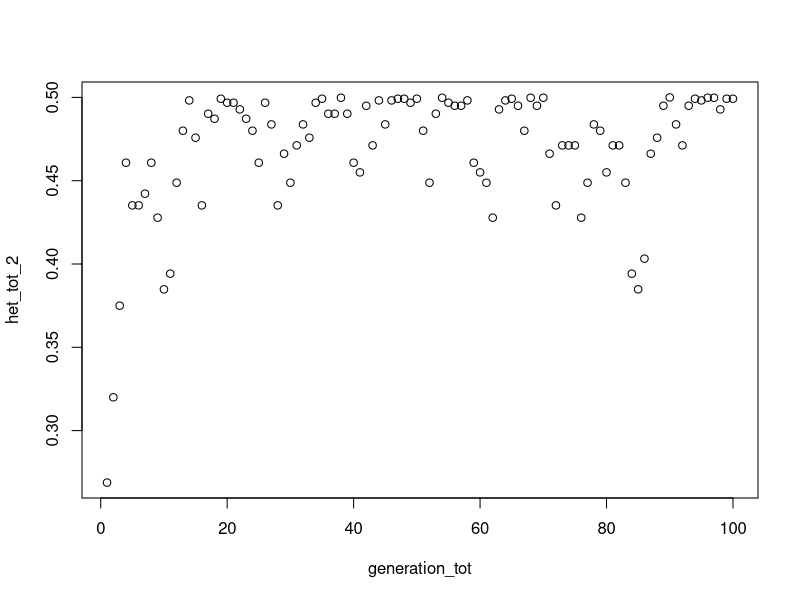
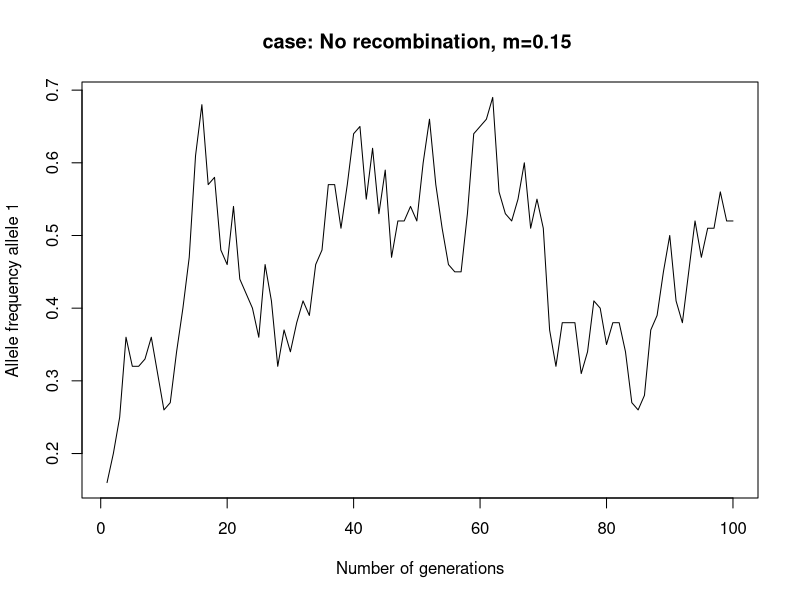

These charts were generated, in order, by the following R code:
# script to simulate overdominance without migration...

# Richmond change...
if (.Platform$OS.type=="unix") {
  setwd("~/R")
  sep <- "/"
} else {
  setwd("C:/Users/z5122213/Desktop/r_overdominance")
  sep <- "\\"
}

# how many loci are being modeled

nloci<-2

# how many metapopulations
meta<-1

# how many generations are we simulating
gens<-100

# what is the total pop size
popsize<-50

# what years are individuals being transferred

transfer<-400 # setting this to a high number in order to skip transfers...

# how many individuals are being transferred per transfer (currently restricted to 1 or 2)

numtrans<-0 # not doing transfers

# how many offspring does each pairing produce?
pairings<-10

# does recombination happen in males? TRUE = yes, FALSE = no
mrecomb<-TRUE

# how many replicates to run
replicates<-1

# file name info...
scenarioname<-"scenario1"
dir.create(scenarioname)

# need to loop over a range of crossing over rates...
for(c in seq(0,0,0)){
 
 message("c = ",c)
  
  # need to loop over a range of mortality rates due to homozygosity
  for(m in seq(0.15,0.15)){
    message("m = ",m)

    # need to loop through a series of replicate runs...
    for(i in 1:replicates){
      message("i = ",i)
      locilist<-list()
      allelefreqp1<-list()
      # first need to generate a base population...
      # Name the alleles at loci 1 (the potentially lethal one...)
      locilist[[1]]<-c(1,2)
      # Allele frequencies for loci 1
      allelefreqp1[[1]]<-c(0.2,0.8)
      # Name the alleles at loci 2 (the neutral one...)
      locilist[[2]]<-c(10,20)
      # Allele frequencies for loci 2
      allelefreqp1[[2]]<-c(0.5,0.5)

      # Calculating the number of individuals/meta population
      metasz<-c(popsize/meta)
  
      # Create a data.frame to track details...
      popgenome1<-as.data.frame(matrix(ncol=nloci*2+6,nrow=metasz))
  
      # first column is sex
      popgenome1[1:(metasz/2),1]<-"Male"
      popgenome1[(metasz/2+1):metasz,1]<-"Female"
  
      # second column is population
      popgenome1[,2]<-1
  
      # third column is generation
      popgenome1[,3]<-0
  
      # fourth column is male parent
      popgenome1[,4]<-0
  
      # fifth column is female parent
      popgenome1[,5]<-0
  
      # sixth column is generation individual number
      popgenome1[,6]<-rownames(popgenome1)
  
      
      # generate initial genotypes for population 1
      
      # going to put the two loci on a single stretch of chromosome one after the other in the data table
      for(k in 1:nloci){
        popgenome1[1:metasz,(k+6)]<-sample(locilist[[k]], size=metasz, replace=TRUE, prob=allelefreqp1[[k]])
        popgenome1[1:metasz,(k+8)]<-sample(locilist[[k]], size=metasz, replace=TRUE, prob=allelefreqp1[[k]])
      }
  
      # We have our population genomes, now we have to simulate the population over time...
  
      pop1<-popgenome1
     
      #heterozygosity variables
      het_tot_1=list()
      het_tot_2=list()
      generation_tot=list()
      alle_freq__tot_1=list()
  
      for (g in 1:gens){
        #message("g = ",g)
        # males and females from pop 1
        malep1<-which(popgenome1$V1=="Male")
        femalep1<-which(popgenome1$V1=="Female")
    
        # create matrix into which parent combinations are placed
        parents1<-matrix(nrow=metasz,ncol=2)
    
        # select males and females that are mating with each other - males column 1 females column 2
        parents1[,1]<-sample(as.numeric(malep1), size=metasz, replace=TRUE, prob=NULL)
        parents1[,2]<-sample(as.numeric(femalep1), size=metasz, replace=TRUE, prob=NULL)
        
        # have parents, now lets make offspring making pairings*offspring/pairing young
        offspring1<-as.data.frame(matrix(nrow=metasz*pairings,ncol=(7+nloci*2)))
        
        # now have to loop through the pairings to make offspring...
        for(p in 1:dim(parents1)[1]){
          # give the offspring a sex
          offspring1[((p-1)*pairings+1):(p*pairings),1]<-sample(c("Male","Female"),size=pairings, replace=TRUE)
          # mark the source population of the individual
          offspring1[((p-1)*pairings+1):(p*pairings),2]<-1
          # mark the generation of the offspring
          offspring1[((p-1)*pairings+1):(p*pairings),3]<-g
          # give the male parent
          offspring1[((p-1)*pairings+1):(p*pairings),4]<-parents1[p,1]
          # give the female parent
          offspring1[((p-1)*pairings+1):(p*pairings),5]<-parents1[p,2]
          
          # 6 is reserved for ind # and 7 is reserved for alive/dead status
          
          # getting genotype of each offspring for a pairing...
          
          # parent chromosomes
          mchrome1<-c(popgenome1[parents1[p,1],7],popgenome1[parents1[p,1],8])
          mchrome2<-c(popgenome1[parents1[p,1],9],popgenome1[parents1[p,1],10])
          fchrome1<-c(popgenome1[parents1[p,2],7],popgenome1[parents1[p,2],8])
          fchrome2<-c(popgenome1[parents1[p,2],9],popgenome1[parents1[p,2],10])
          for(n in 1:pairings){
            # getting the genotype from dad
            randad<-runif(1) # getting a random deviate to see if crossing over happens
            mctemp1<-rep(NA,2)
            mctemp2<-rep(NA,2)
            if(randad<c & mrecomb){
            mctemp1<-c(mchrome1[1],mchrome2[2])
            mctemp2<-c(mchrome2[1],mchrome1[2])
            } else {
              mctemp1<-mchrome1 # store 1st male gamete from dad
              mctemp2<-mchrome2 # store 2nd male gamete from dad
            }
            malechromes<-list(mctemp1,mctemp2)
            # pick which male gamete this offspring is getting...
            offspring1[(p-1)*pairings+n,8:9]<-malechromes[[sample(c(1,2),1)]]
            
            # getting the genotype from mom
            ranmom<-runif(1) # getting a random deviate to see if crossing over happens
            fctemp1<-rep(NA,2)
            fctemp2<-rep(NA,2)
            if(ranmom<c){
             fctemp1<-c(fchrome1[1],fchrome2[2])
            fctemp2<-c(fchrome2[1],fchrome1[2])
            } else {
              fctemp1<-fchrome1 # store 1st female gamete from mom
              fctemp2<-fchrome2 # store 2nd female gamete from mom
            }
            femalechromes<-list(fctemp1,fctemp2)
            # pick which male gamete this offspring is getting...
            offspring1[(p-1)*pairings+n,10:11]<-femalechromes[[sample(c(1,2),1)]]
          }
        }
        offspring1[,6]<-as.numeric(rownames(offspring1))
        offspring1[,7]<-1 # "1 = alive"
        offspring1$V12<-runif(dim(offspring1)[1])
        for(ii in 1:dim(offspring1)[1]){
          # apply mortality if an individual is homozygous for the second loci on each chromosome
          if(offspring1[ii,"V8"]==offspring1[ii,"V10"]){ # test to find homozygotes
            if(offspring1[ii,"V12"]<m){  # if the random number assigned to that ind is less than mort probability
              offspring1$V7[ii]<-0   # set the individual to dead
            }
          }
        }
        # get the male and female offsprings that are alive and then select the ones we'll use for 
        # the next generations
        maleoffs<-offspring1[which(offspring1$V1=="Male" & offspring1$V7==1),]
        femaleoffs<-offspring1[which(offspring1$V1=="Female" & offspring1$V7==1),]
        popgenome1<-rbind(maleoffs[sample(1:dim(maleoffs)[1],size=metasz/2,replace=FALSE),],femaleoffs[sample(1:dim(femaleoffs)[1],size=metasz/2,replace=FALSE),])
        popgenome1<-popgenome1[,c("V1","V2","V3","V4","V5","V6","V8","V9","V10","V11")]
        colnames(popgenome1)<-c("V1","V2","V3","V4","V5","V6","V7","V8","V9","V10")
        pop1<-rbind(pop1,popgenome1)
        
        #calculate heterozygosity
        count_allele_10<-sum(length(which(popgenome1$V8==10)),length(which(popgenome1$V10==10))) 
        count_allele_20<-100-count_allele_10 
        het_1<-1-sum(((count_allele_10/100)^2),((count_allele_20/100)^2))
        count_allele_1<-sum(length(which(popgenome1$V7==1)),length(which(popgenome1$V9==1)))
        count_allele_2<-100-count_allele_1
        het_2<-1-sum(((count_allele_1/100)^2),((count_allele_2/100)^2))
        het_tot_1<-rbind(het_tot_1,het_1)
        het_tot_2<-rbind(het_tot_2,het_2)
        generation_tot<-rbind(generation_tot,g)
        # frequency allele 1
        alle_freq_1<-(count_allele_1*(sum(count_allele_1,count_allele_2))/10000)
        alle_freq__tot_1<-rbind(alle_freq__tot_1, alle_freq_1)
      }
      colnames(pop1)<-c("sex","source","gen","malep","femalep","indnum","c1-l1","c1-l2","c2-l1","c2-l2")
      write.csv(pop1,file=paste(scenarioname,sep,scenarioname,"-cr","-mort",m*100,"-rep-",i,".csv",sep=""),row.names=FALSE)
      #plot(generation_tot,het_tot_1)
      plot(generation_tot,het_tot_2)
      plot(generation_tot, alle_freq__tot_1,type="l", ylab = "Allele frequency allele 1",xlab = "Number of generations",main = "case: No recombination, m=0.15 ")
    }
  }
}
